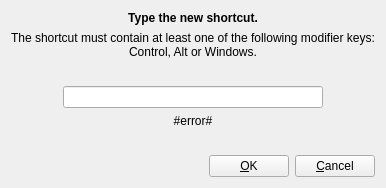
<?xml version="1.0" encoding="UTF-8"?>
<ui version="4.0">
 <class>ShortcutDialog</class>
 <widget class="QDialog" name="ShortcutDialog">
  <property name="geometry">
   <rect>
    <x>0</x>
    <y>0</y>
    <width>384</width>
    <height>188</height>
   </rect>
  </property>
  <property name="windowTitle">
   <string/>
  </property>
  <layout class="QVBoxLayout" name="verticalLayout">
   <item>
    <widget class="QLabel" name="label">
     <property name="font">
      <font>
       <bold>true</bold>
      </font>
     </property>
     <property name="text">
      <string>Type the new shortcut.</string>
     </property>
     <property name="alignment">
      <set>Qt::AlignCenter</set>
     </property>
    </widget>
   </item>
   <item>
    <widget class="QLabel" name="label_2">
     <property name="text">
      <string>The shortcut must contain at least one of the following modifier keys:
Control, Alt or Windows.</string>
     </property>
     <property name="textFormat">
      <enum>Qt::AutoText</enum>
     </property>
     <property name="alignment">
      <set>Qt::AlignCenter</set>
     </property>
     <property name="wordWrap">
      <bool>false</bool>
     </property>
    </widget>
   </item>
   <item>
    <spacer name="verticalSpacer_2">
     <property name="orientation">
      <enum>Qt::Vertical</enum>
     </property>
     <property name="sizeType">
      <enum>QSizePolicy::MinimumExpanding</enum>
     </property>
     <property name="sizeHint" stdset="0">
      <size>
       <width>20</width>
       <height>10</height>
      </size>
     </property>
    </spacer>
   </item>
   <item>
    <layout class="QHBoxLayout" name="horizontalLayout_2" stretch="1,5,1">
     <item>
      <spacer name="horizontalSpacer_3">
       <property name="orientation">
        <enum>Qt::Horizontal</enum>
       </property>
       <property name="sizeHint" stdset="0">
        <size>
         <width>40</width>
         <height>10</height>
        </size>
       </property>
      </spacer>
     </item>
     <item>
      <widget class="QLineEdit" name="editShortcut">
       <property name="baseSize">
        <size>
         <width>300</width>
         <height>0</height>
        </size>
       </property>
       <property name="focusPolicy">
        <enum>Qt::NoFocus</enum>
       </property>
       <property name="readOnly">
        <bool>true</bool>
       </property>
      </widget>
     </item>
     <item>
      <spacer name="horizontalSpacer_2">
       <property name="orientation">
        <enum>Qt::Horizontal</enum>
       </property>
       <property name="sizeHint" stdset="0">
        <size>
         <width>40</width>
         <height>10</height>
        </size>
       </property>
      </spacer>
     </item>
    </layout>
   </item>
   <item>
    <widget class="QLabel" name="labelError">
     <property name="text">
      <string notr="true">#error#</string>
     </property>
     <property name="alignment">
      <set>Qt::AlignCenter</set>
     </property>
    </widget>
   </item>
   <item>
    <spacer name="verticalSpacer">
     <property name="orientation">
      <enum>Qt::Vertical</enum>
     </property>
     <property name="sizeType">
      <enum>QSizePolicy::MinimumExpanding</enum>
     </property>
     <property name="sizeHint" stdset="0">
      <size>
       <width>20</width>
       <height>10</height>
      </size>
     </property>
    </spacer>
   </item>
   <item>
    <layout class="QHBoxLayout" name="horizontalLayout">
     <item>
      <spacer name="horizontalSpacer">
       <property name="orientation">
        <enum>Qt::Horizontal</enum>
       </property>
       <property name="sizeHint" stdset="0">
        <size>
         <width>40</width>
         <height>10</height>
        </size>
       </property>
      </spacer>
     </item>
     <item>
      <widget class="QPushButton" name="buttonOK">
       <property name="focusPolicy">
        <enum>Qt::NoFocus</enum>
       </property>
       <property name="text">
        <string>&amp;OK</string>
       </property>
      </widget>
     </item>
     <item>
      <widget class="QPushButton" name="buttonCancel">
       <property name="focusPolicy">
        <enum>Qt::NoFocus</enum>
       </property>
       <property name="text">
        <string>&amp;Cancel</string>
       </property>
      </widget>
     </item>
    </layout>
   </item>
  </layout>
 </widget>
 <resources/>
 <connections>
  <connection>
   <sender>buttonCancel</sender>
   <signal>clicked()</signal>
   <receiver>ShortcutDialog</receiver>
   <slot>reject()</slot>
   <hints>
    <hint type="sourcelabel">
     <x>416</x>
     <y>163</y>
    </hint>
    <hint type="destinationlabel">
     <x>231</x>
     <y>92</y>
    </hint>
   </hints>
  </connection>
  <connection>
   <sender>buttonOK</sender>
   <signal>clicked()</signal>
   <receiver>ShortcutDialog</receiver>
   <slot>accept()</slot>
   <hints>
    <hint type="sourcelabel">
     <x>335</x>
     <y>163</y>
    </hint>
    <hint type="destinationlabel">
     <x>231</x>
     <y>92</y>
    </hint>
   </hints>
  </connection>
 </connections>
</ui>
